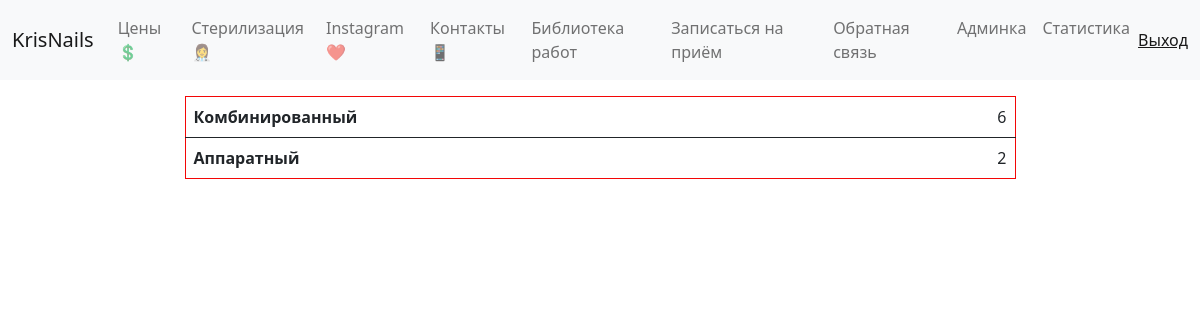
/services/statictic/ (signed in), run on the app's committed database.
### services/models.py (models this page shows, shortened)
class Category(models.Model):
    category_name = models.CharField(max_length=150, verbose_name='Тип услуги')
    content = models.TextField(verbose_name='Описание услуги', blank=True)
    price = models.IntegerField(verbose_name='Стоимость')
    duration = models.CharField(blank=True, max_length=100, verbose_name='продолжительность')
    created_at = models.DateTimeField(auto_now_add=True, verbose_name='Дата добавления услуги')
    updated_at = models.DateTimeField(auto_now=True, verbose_name='Дата изменения')
    is_published = models.BooleanField(default=True, verbose_name='Опубликовано')
    class Meta:
        verbose_name = 'Категория'
        verbose_name_plural = 'Категории'

### services/views.py (the view)
# urls.py: path('statictic/', views.Statistic.as_view(), name='statistic'),
class Statistic(LoginRequiredMixin, ListView):
    model = Category
    context_object_name = 'statistic'
    template_name = 'services/statistic.html'
    raise_exception = True
    def get_context_data(self, **kwargs):
        context = super().get_context_data(**kwargs)
        context['cats'] = Category.objects.annotate(cnt=Count('visit'))
        context['title'] = 'Статистика'
        return context

### services/templates/services/statistic.html
{% extends 'base.html' %}
{% block adress %}
<div class="container">
    <div class="row">
        <div class="col-9 mw-100 mx-auto my-3">
            <table class="table">
                {% for item in cats %}
                <tbody>
                <tr>
                    <th scope="row">{{ item.category_name }}</th>
                    <td class="text-end "> {{ item.cnt }}</td>
                </tr>
                </tbody>
                {% endfor %}
            </table>
        </div>
    </div>
</div>
{% endblock %}

### nails/static/css/style.css (style rules this page uses)
body { background: url(https://webfon.top/wp-content/uploads/2017/10/tools.png) left top repeat fixed; }
.table { background-color: white; border: 1px solid #f30606; }

### data on the page
Category: category_name "Комбинированный", cnt "6"
Category: category_name "Аппаратный", cnt "2"
